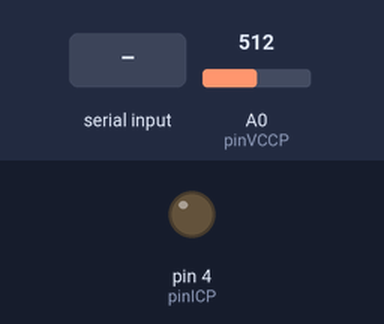
This sketch was run on a simulated Arduino Uno, built with avr-gcc and run on an emulated ATmega328P. Shown: output pins drawn as LEDs (lit = HIGH). Inputs (shaded band) come from the test bench; at power-on: A0 (pinVCCP) = 512. What the sketch prints to the serial monitor is not drawn.

Above: at 1.2 s.
1.3 s: "I" received over Serial
At 1.7 s:
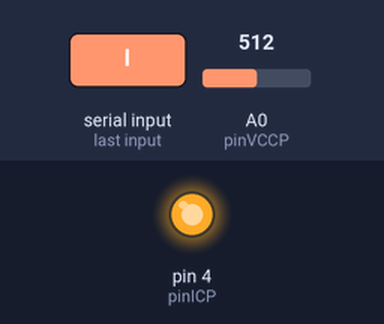
2.8 s: "P" received over Serial
4.3 s: "f" received over Serial
Timing chart, 0 to 7.3 s (numbered marks = the images above; inputs shaded):
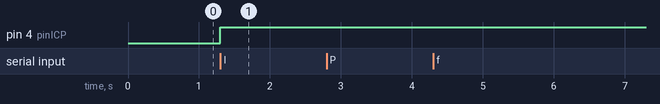

Measured:
- after the input at 1.3 s, pin 4 (pinICP): LOW → HIGH at once
- after the input at 2.8 s, every drawn part: stays the same
- after the input at 4.3 s, every drawn part: stays the same

The sketch:

TIB.ino
```cpp
// (licence header left out)
/*
 * -----------------------------
 * COREBOOT TEST INTERFACE BOARD
 * -----------------------------
 * Tested on Arduino UNO using Arduino IDE v.1.0.5
 * Last revised on 15 Sep 2013
 */


//     Pin assignments

#define pinICP 4
#define pinPowerSwitch 5
#define pinResetSwitch 6
#define pinPowerLED 7
#define pinVCCP A0
#define pinVCCF A1
#define pinVCCM A2

// Note: HSync and VSync pins are assigned to pins 2 and 3 using attachInterrupt() in beginFreqCounter()


//     ADC related

  /* INTERNAL ADC VOLTAGE REFERENCE (important)
  Set 1.1V for Atmega168/328 and 2.56 for Atmega32U4
  e.g. for Uno, Duemilanove set 1.1V and for Leonardo set 2.56V. See the chip name on your board and refer to its datasheet*/
#define internalAnalogReference 1.1

// sets voltage divider resistances in ohms. Use tight tolerance resistors to ensure accuracy of ADC readings.
#define upperResistance 10000  // connected across measured voltage and ADC input.
#define lowerResistance 470    // connected across ADC input and ground.


//     Sync frequency counter

  // stores count of HS/VS pulses in given time window
volatile unsigned long HSPulseCount = 0;
volatile unsigned long VSPulseCount = 0;

  // stores HSync and VSync frequency in Hz
unsigned long HSync = 0;
unsigned long VSync = 0;

  // sets timer limit in msec for HSync and VSync frequency counter
#define fcTimerLimit 500

  // timer for freq. calculations
unsigned long fcTimer;

  // flag to convey state of counter
boolean flagCounterActive = false;

  // flag that conveys whether to print sync frequency or sync presence
boolean flagPrintFreq;

  // Valid sync limits
#define VSyncLB  40
#define VSyncUB  125
#define HSyncLB  14000
#define HSyncUB  90000


//    Other declarations

  // init ICP mode flag (in circuit programming)
boolean flagICP = false;

  // sets the unit switch press time in milliseconds
#define switchPressUnit 500;

  // init power and reset switch flags
boolean flagPWR_SW;
boolean flagRST_SW;

  // time holder for switch release/deactivation
unsigned long powerSwitchReleaseTime;
unsigned long resetSwitchReleaseTime;


void setup()
{
  // start serial at 9600 bps, 8 bits, no parity, 1 stop bit
  Serial.begin(9600);

  // set pin modes for ICP and power LED pins.
  pinMode(pinICP, OUTPUT);
  pinMode(pinPowerLED, INPUT_PULLUP);  //internal pull-up is required to translate open-drain output of PWR_LED signal source.

  // set ADC reference to internal
  analogReference(INTERNAL);  //set ADC reference to internal

  // set ICP mode depending on flag initialization
  if (flagICP) digitalWrite(pinICP, HIGH);
  else digitalWrite(pinICP, LOW);

  // init power and reset button flags and outputs
  flagPWR_SW = false;
  openDrainOutput(pinPowerSwitch, false);
  flagRST_SW = false;
  openDrainOutput(pinResetSwitch, false);

}


void loop()
{
  // check if data bytes are available on serial port. If true, pop a byte from
  // serial FIFO buffer and send it to command interpreter.
  if (Serial.available() > 0) commandInterpreter(Serial.read());

  // check if sync frequency counter is active and timer has finished. If true, end counter.
  if ( flagCounterActive and (millis() - fcTimer >= fcTimerLimit) ) endFreqCounter();

  // check if power switch is activated and whether activation time has passed. If true, deactivate it.
  if (flagPWR_SW and (millis() > powerSwitchReleaseTime))
  {
    flagPWR_SW = false;
    openDrainOutput(pinPowerSwitch, false);
  }

  // check if reset switch is activated and whether activation time has passed. If true, deactivate it.
  if (flagRST_SW and (millis() > resetSwitchReleaseTime))
  {
    flagRST_SW = false;
    openDrainOutput(pinResetSwitch, false);
  }
}


// command interpreter that checks for vaild command byte and executes the given command
void commandInterpreter(char command)
{
  switch(command)
  {
    case 'P':
      //print VCCP voltage, rounded to 1 decimal digit
      printFloat(getVoltage(pinVCCP), 1);
      break;

    case 'F':
      //print VCCF voltage, rounded to 1 decimal digit
      printFloat(getVoltage(pinVCCF), 1);
      break;

    case 'M':
      //print VCCM voltage, rounded to 1 decimal digit
      printFloat(getVoltage(pinVCCM), 1);
      break;

    case '3':
      //print A3 voltage, rounded to 1 decimal digit
      printFloat(getVoltage(A3), 1);
      break;

    case '4':
      //print A4 voltage, rounded to 1 decimal digit
      printFloat(getVoltage(A4), 1);
      break;

    case '5':
      //print A5 voltage, rounded to 1 decimal digit
      printFloat(getVoltage(A5), 1);
      break;

    case 'f':  //print HSync,VSync freq in Hz
      flagPrintFreq = true;
      beginFreqCounter();
      break;

    case 'v': //print whether VGA is present
      flagPrintFreq = false;
      beginFreqCounter();
      break;

    case 'i':  //get ICP mode
      Serial.println(flagICP ? '1':'0');
      break;

    case 'I':  //toggle ICP mode
      if (flagICP)
      {
        digitalWrite(pinICP, LOW);
        flagICP = false;
      }
      else
      {
        digitalWrite(pinICP, HIGH);
        flagICP = true;
      }
      break;

    case 'p':  //activate soft power switch for 500ms
      if (flagPWR_SW)
      {
        powerSwitchReleaseTime += switchPressUnit;
      }
      else
      {
        powerSwitchReleaseTime = millis() + switchPressUnit;
        openDrainOutput(pinPowerSwitch, true);
        flagPWR_SW = true;
      }
      break;

    case 'r':  //activate reset switch for 500ms
      if (flagRST_SW)
      {
        resetSwitchReleaseTime += switchPressUnit;
      }
      else
      {
        resetSwitchReleaseTime = millis() + switchPressUnit;
        openDrainOutput(pinResetSwitch, true);
        flagRST_SW = true;
      }
      break;

    case 'l': //get power LED state
      if (digitalRead(pinPowerLED) == HIGH)
      {
        Serial.println('0');
      }
      else
      {
        Serial.println('1');
      }

      break;
  }
}


// HSync pulse counting interrupt service routine
void incrementHSPulseCount()
{
  HSPulseCount++;
}


// VSync pulse counting interrupt service routine
void incrementVSPulseCount()
{
  VSPulseCount++;
}


// starts sync frequency counter.
void beginFreqCounter()
{
  // reset timer and counters
  fcTimer = millis();
  HSPulseCount = 0;
  VSPulseCount = 0;

  // enable frequency counter interrupts
  attachInterrupt(0, incrementHSPulseCount, FALLING); // falling edge on pin 2 calls increment function for HSync counter
  attachInterrupt(1, incrementVSPulseCount, FALLING); // falling edge on pin 3 calls increment function for VSync counter

  // convey to loop() that counter is active
  flagCounterActive = true;
}


// ends sync frequency counter and prints out the result
void endFreqCounter()
{
  // Count pulses and calculate frequency
  HSync = HSPulseCount * (1000 / float(fcTimerLimit));
  VSync = VSPulseCount * (1000 / float(fcTimerLimit));

  //remove interrupts
  detachInterrupt(0);
  detachInterrupt(1);

  // check for result type
  if (flagPrintFreq)
  {
    //print frequencies
    Serial.print('(');
    Serial.print(HSync);
    Serial.print(',');
    Serial.print(VSync);
    Serial.println(')');
  }
  else
  {
    // determine if sync frequencies are in correct range and print VGA presence
    if ( VSyncLB < VSync and VSync < VSyncUB and HSyncLB < HSync and HSync < HSyncUB) Serial.println('1');
    else Serial.println('0');

  }
  // set counter state to inactive
  flagCounterActive = false;
}


// sorts given array. This is used in mode filtering
void isort(short *a, short n){
// *a is an array pointer function
  for (short i = 1; i < n; ++i)
  {
    short j = a[i];
    short k;
    for (k = i - 1; (k >= 0) and (j < a[k]); k--)
    {
      a[k + 1] = a[k];
    }
    a[k + 1] = j;
  }
}


// returns the mode of given array or return median if there's no mode.
// (thanks to Arduino Playground)
short mode(short *x,short n){
  short i = 0;
  short count = 0;
  short maxCount = 0;
  short mode = 0;
  short bimodal;
  short prevCount = 0;
  while(i<(n-1))
  {
    prevCount=count;
    count=0;
    while(x[i]==x[i+1])
    {
      count++;
      i++;
    }
    if(count>prevCount&count>maxCount)
    {
      mode=x[i];
      maxCount=count;
      bimodal=0;
    }
    if(count==0){
      i++;
    }
    if(count==maxCount)  // If the sample array has 2 or more modes.
    {
      bimodal=1;
    }
    if(mode==0||bimodal==1)  // Return the median if there is no unique mode.
    {
      mode=x[(n/2)];
    }
    return mode;
  }
}


// takes samples from ADC on the given pin and applies
// mode function to get a concordant value
short filteredAnalogRead(short pin)
{
  #define sampleArraySize 6  // set sample count for mode filtering

  short sampleArray[sampleArraySize];
  for(short i=0; i < sampleArraySize; i++)
  {
    sampleArray[i] = analogRead(pin);
    delay(1);
  }
  // sort array
  isort(sampleArray, sampleArraySize);
  // return mode
  return mode(sampleArray, sampleArraySize);
}


// calculates voltage on given analog pin
float getVoltage(short pin)
{
  return float(filteredAnalogRead(pin))/1023 * (upperResistance + lowerResistance) / lowerResistance * internalAnalogReference;
}


// emulates open drain output on power and reset switch outputs
void openDrainOutput(int pin, boolean activate)
{
  if (activate) //if activate is true, set pin to Lo-Z
  {
    digitalWrite(pin, LOW);
    pinMode(pin, OUTPUT);
  }
  else  //else set pin to Hi-Z
  {
    digitalWrite(pin, LOW);
    pinMode(pin, INPUT);
  }
}


// prints out the float 'value' rounded to 'places' places after
// the decimal point. (Thanks to Arduino Playground)
void printFloat(float value, int places) {
  // this is used to cast digits
  int digit;
  float tens = 0.1;
  int tenscount = 0;
  int i;
  float tempfloat = value;

  // calculate rounding term d:   0.5/pow(10,places)
  float d = 0.5;
  if (value < 0)
    d *= -1.0;

  // divide by ten for each decimal place
  for (i = 0; i < places; i++)
    d/= 10.0;

  // this small addition, combined with truncation will round our values properly
  tempfloat +=  d;

  // first get value tens to be the large power of ten less than value
  // tenscount isn't necessary but it would be useful if you wanted to know after this how many chars the number will take

  if (value < 0)
    tempfloat *= -1.0;
  while ((tens * 10.0) <= tempfloat) {
    tens *= 10.0;
    tenscount += 1;
  }

  // write out the negative if needed
  if (value < 0)
    Serial.print('-');

  if (tenscount == 0)
    Serial.print(0, DEC);

  for (i=0; i< tenscount; i++) {
    digit = (int) (tempfloat/tens);
    Serial.print(digit, DEC);
    tempfloat = tempfloat - ((float)digit * tens);
    tens /= 10.0;
  }

  // if no places after decimal, stop now and return
  if (places <= 0)
    return;

  // otherwise, write the point and continue on
  Serial.print('.');

  // now write out each decimal place by shifting digits one by one into the ones place and writing the truncated value
  for (i = 0; i < places; i++) {
    tempfloat *= 10.0;
    digit = (int) tempfloat;
    Serial.print(digit,DEC);
    // once written, subtract off that digit
    tempfloat = tempfloat - (float) digit;
  }
  Serial.print("\r\n"); //print carriage return and line feed as println() does
}
```
